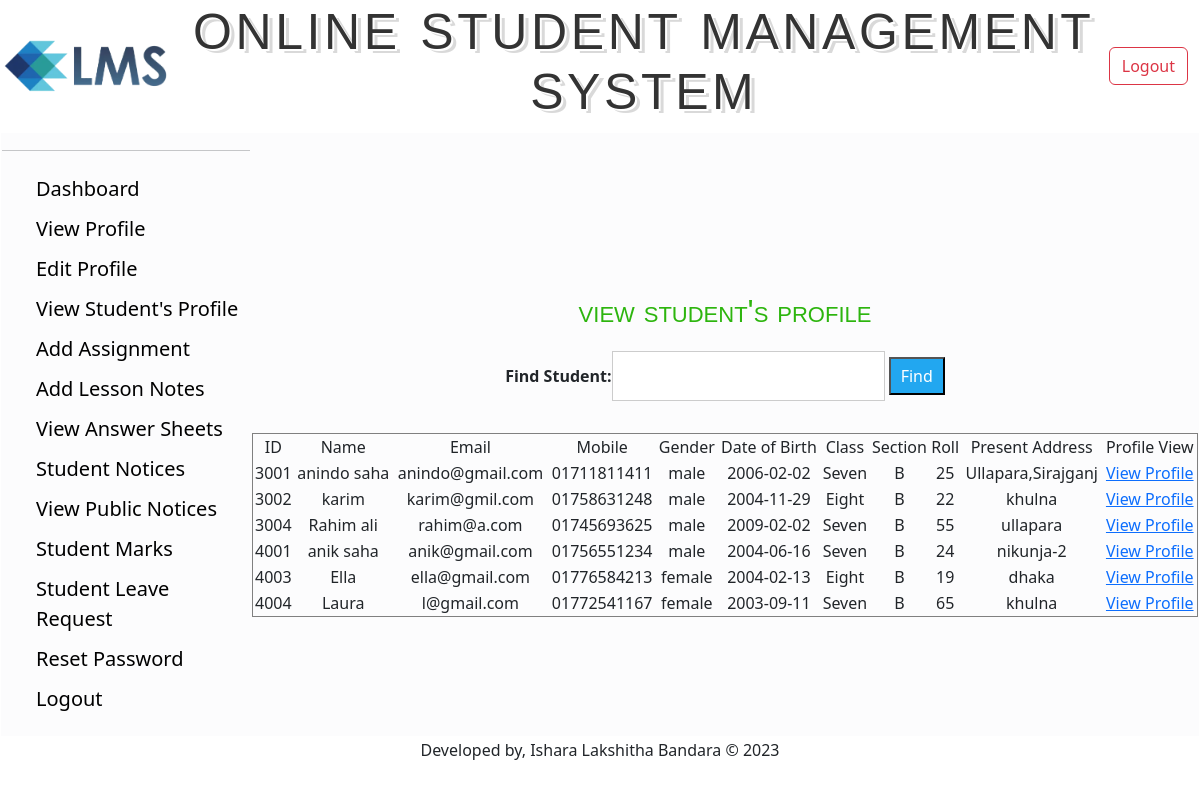
Page /Teacher/View/StudentList.php (signed in) on the committed database.
### tables this page shows
CREATE TABLE `student` (
  `id` varchar(20) NOT NULL,
  `name` varchar(70) NOT NULL,
  `email` varchar(70) NOT NULL,
  `mobile` varchar(70) NOT NULL,
  `gender` varchar(70) NOT NULL,
  `dob` varchar(10) NOT NULL,
  `class` varchar(10) NOT NULL,
  `section` varchar(10) NOT NULL,
  `roll` varchar(70) NOT NULL,
  `p_address` varchar(70) NOT NULL,
  `password` varchar(70) NOT NULL,
  `marks` varchar(10) NOT NULL
);

### Teacher/Model/DatabaseConnection.php (called while the page is built, shortened)
<?php
	function getAllUser(){
		$conn = getConnection();
		$sql = "select * from student";
		$result = mysqli_query($conn, $sql);
		$users =[];
		while($row = mysqli_fetch_assoc($result)){
			array_push($users, $row);
		}
		return $users;
	}
?>

### Teacher/View/StudentList.php (the view, shortened to what this page needs)
<?php
require_once('../Model/DatabaseConnection.php');
$StudentList = getAllUser();
if (isset($_COOKIE['flag'])) {
?>
  <!DOCTYPE html>
  <html>
  <head>
  </head>
  <body>
    <table border="1" cellspacing="0" width="80%">
      <?php include("TeacherHeader.php") ?>
      <tr>
        <td width="250px">
          <div id="sidebar">
            <ul>
              <li><a href="TeacherDashboard.php">Dashboard</a></li>
              <li><a href="ViewProfile.php">View Profile</a></li>
              <li><a href="EditProfile.php">Edit Profile</a></li>
              <li><a href="StudentList.php">View Student's Profile</a></li>
              <li><a href="UploadAssignment.php">Add Assignment</a></li>
              <li><a href="UploadNotes.php">Add Lesson Notes</a></li>
              <li><a href="ViewUploadedNotes(Student).php">View Answer Sheets</a></li>
              <li><a href="NoticeBoard.php">Student Notices</a></li>
              <li><a href="ViewSchoolNotice.php">View Public Notices</a></li>
              <li><a href="StudentListMarks.php">Student Marks</a></li>
              <li><a href="LeaveRequest.php">Student Leave Request</a></li>
              <li><a href="ChangePass.php">Reset Password</a></li>
              <li><a href="../Controller/Logout.php">Logout</a></li>
            </ul>
          </div>
        </td>
        <td align="center">
          <fieldset>
            <legend class="textlegend">View STUDENT's profile </legend>
            <form class="" action="" method="post">
              <center>
                <b>Find Student:</b><input type="text" name="name" id="name">
                <input type="button" name="" value="Find" onclick="ajax()">
              </center>
              <div id="myh1" class="">
                <br>
                <?php
                echo "<table border = 1 width='100%' cellspacing = 0  >
								<tr align = 'center'>
								    <td>ID</td>
								    <td>Name</td>
								    <td>Email</td>
								    <td>Mobile</td>
										<td>Gender</td>
										<td>Date of Birth</td>
                    <td>Class</td>
                    <td>Section</td>
                    <td>Roll</td>
                    <td>Present Address</td>
								    <td>Profile View</td>
								</tr>";
                for ($i = 0; $i < count($StudentList); $i++) {
                  echo "<tr align = 'center'>
								    <td>{$StudentList[$i]['id']}</td>
								    <td>{$StudentList[$i]['name']}</td>
								    <td>{$StudentList[$i]['email']}</td>
								    <td>{$StudentList[$i]['mobile']}</td>
										<td>{$StudentList[$i]['gender']}</td>
										<td>{$StudentList[$i]['dob']}</td>
                    <td>{$StudentList[$i]['class']}</td>
                    <td>{$StudentList[$i]['section']}</td>
                    <td>{$StudentList[$i]['roll']}</td>
                    <td>{$StudentList[$i]['p_address']}</td>
								    <td> <a href='StudentProfile.php?id={$StudentList[$i]['id']}'> View Profile </a></td>
								</tr>";
                }
                echo "</table>";
                ?>
              </div>
            </form>
          </fieldset>
        </td>
      </tr>
    </table>
    <?php include("TeacherFooter.php") ?>
  </body>
  </html>
<?php
} else {
  header('location: LoginPage.php');
}
?>

### Teacher/css/sidebar.css (style rules this page uses)
#sidebar ul li { list-style-type: none; font-size: 20px; padding: 5px 2px; }
#sidebar ul li:last-child { border-bottom: 0; }
#sidebar ul li a { text-decoration: none; color: #000; }
input[type=button] { background-color: #22A7F0; width: auto; color: white; padding: 5px 10px; cursor: pointer; }
input[type=text],input[type=email], input[type=password] { padding: 8px 20px; margin: 8px 0; display: inline-block; border: 1px solid #ccc; box-sizing: border-box; }

### Teacher/css/adminlogin.css (style rules this page uses)
input[type="text"], input[type="password"] { padding: 12px 20px; margin: 8px 0; display: inline-block; border: 1px solid #ccc; box-sizing: border-box; }
.textlegend { font-family: Verdana, Geneva, sans-serif; font-size: 32px; letter-spacing: 0px; word-spacing: 0px; color: #2DB50E; font-weight: normal; text-decoration: none; font-style: normal; font-variant: small-caps; text-transform: lowercase; }

### rows in the picture
student: id "3001", name "anindo saha", email "anindo@gmail.com", mobile "01711811411", gender "male", dob "2006-02-02", class "Seven", section "B", roll "25", p_address "Ullapara,Sirajganj"
student: id "3002", name "karim", email "karim@gmil.com", mobile "01758631248", gender "male", dob "2004-11-29", class "Eight", section "B", roll "22", p_address "khulna"
student: id "3004", name "Rahim ali", email "rahim@a.com", mobile "01745693625", gender "male", dob "2009-02-02", class "Seven", section "B", roll "55", p_address "ullapara"
student: id "4001", name "anik saha", email "anik@gmail.com", mobile "01756551234", gender "male", dob "2004-06-16", class "Seven", section "B", roll "24", p_address "nikunja-2"
student: id "4003", name "Ella", email "ella@gmail.com", mobile "01776584213", gender "female", dob "2004-02-13", class "Eight", section "B", roll "19", p_address "dhaka"
student: id "4004", name "Laura", email "l@gmail.com", mobile "01772541167", gender "female", dob "2003-09-11", class "Seven", section "B", roll "65", p_address "khulna"
